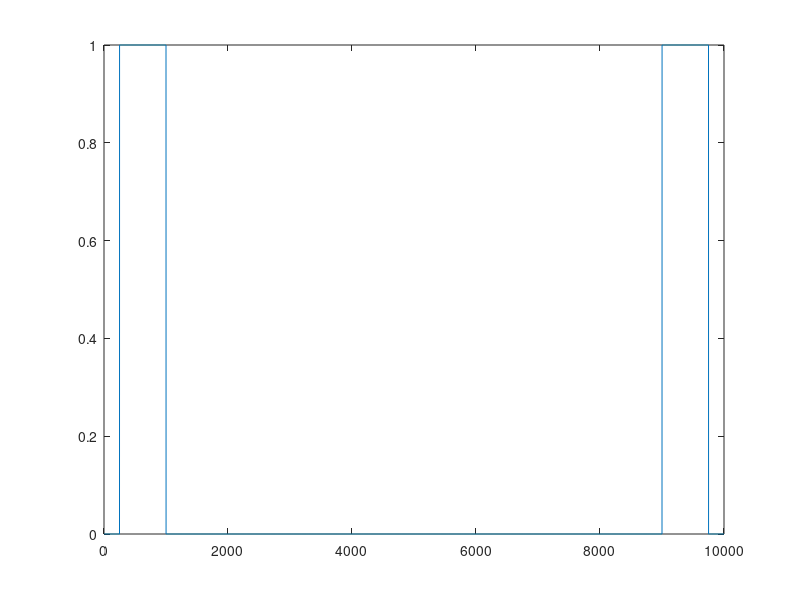
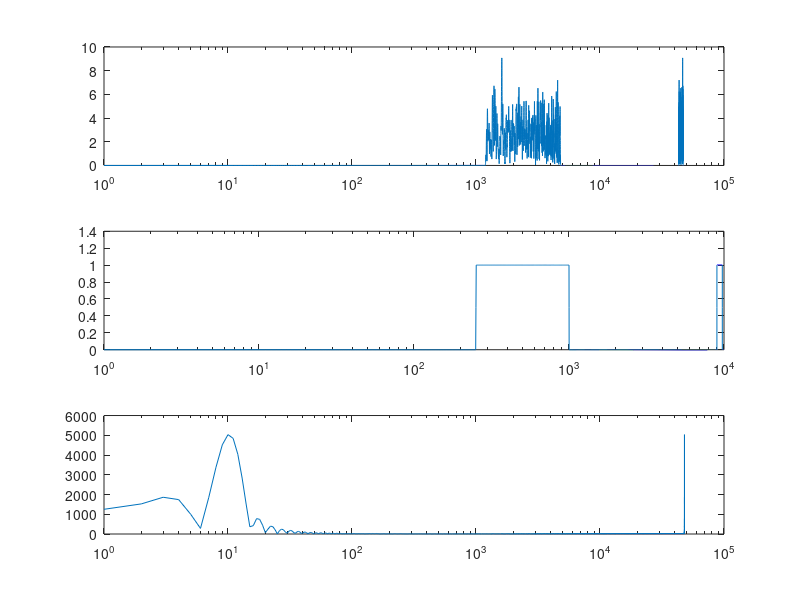

MATLAB code to generate these figures, in order:
clear

%Create noise signal
t = linspace(-2*pi,2*pi,10000);
rng default
x = sin(t) + 0.25*rand(size(t));

len = length(x);

fs = 48000;
fc1 = 1200;
fc2 = 4800;
N = 10000;

df = fs/N;

m1 = round(fc1/df); %bin nummer der passer bedst
m2 = round(fc2/df); %-||-

filter1 = [zeros(1,m1) ones(1,abs(m1-m2)) zeros(1,N/2-m1-abs(m1-m2))];
filter1 = [filter1 zeros(1,N/2-m1-abs(m1-m2)) ones(1,abs(m1-m2)) zeros(1,m1)];

filter_time = fftshift(real(ifft(filter1)));

figure(1);
plot(filter1);

x1 = filter(filter_time,1,x);

hann = hanning(N)';

x1 = x1.*hann;

X = fft(x1,fs);
F = fft(filter_time);
Y = fft(x,fs);

clc;
figure(2)
subplot(3,1,1)
semilogx(abs(X));
subplot(3,1,2)
semilogx(abs(F));
subplot(3,1,3)
semilogx(abs(Y));




